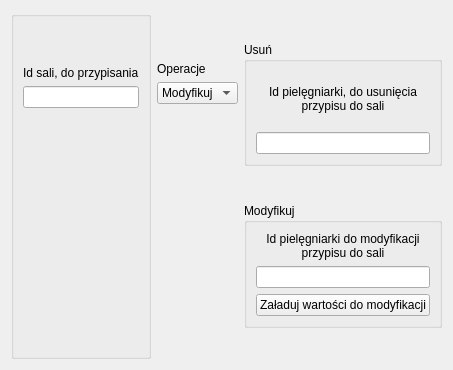
          <widget class="QWidget" name="p_assign_tab">
           <attribute name="title">
            <string>Przypisanie do sali</string>
           </attribute>
           <layout class="QGridLayout" name="gridLayout_14" columnstretch="3,1,2">
            <item row="0" column="0">
             <layout class="QVBoxLayout" name="verticalLayout_51">
              <item>
               <widget class="QGroupBox" name="p_assign_gM">
                <property name="title">
                 <string/>
                </property>
                <layout class="QVBoxLayout" name="verticalLayout_52" stretch="0,0,0,3,2">
                 <item>
                  <spacer name="verticalSpacer_80">
                   <property name="orientation">
                    <enum>Qt::Vertical</enum>
                   </property>
                   <property name="sizeHint" stdset="0">
                    <size>
                     <width>20</width>
                     <height>40</height>
                    </size>
                   </property>
                  </spacer>
                 </item>
                 <item>
                  <widget class="QLabel" name="label_92">
                   <property name="text">
                    <string>Id sali, do przypisania</string>
                   </property>
                  </widget>
                 </item>
                 <item>
                  <widget class="QLineEdit" name="p_assign_gM_idsali_edit"/>
                 </item>
                 <item>
                  <spacer name="verticalSpacer_81">
                   <property name="orientation">
                    <enum>Qt::Vertical</enum>
                   </property>
                   <property name="sizeHint" stdset="0">
                    <size>
                     <width>20</width>
                     <height>40</height>
                    </size>
                   </property>
                  </spacer>
                 </item>
                 <item>
                  <widget class="QLabel" name="p_assign_gM_notif_label">
                   <property name="text">
                    <string/>
                   </property>
                  </widget>
                 </item>
                </layout>
               </widget>
              </item>
             </layout>
            </item>
            <item row="0" column="1">
             <layout class="QVBoxLayout" name="verticalLayout_53" stretch="1,0,0,5">
              <item>
               <spacer name="verticalSpacer_24">
                <property name="orientation">
                 <enum>Qt::Vertical</enum>
                </property>
                <property name="sizeHint" stdset="0">
                 <size>
                  <width>20</width>
                  <height>40</height>
                 </size>
                </property>
               </spacer>
              </item>
              <item>
               <widget class="QLabel" name="label_35">
                <property name="text">
                 <string>Operacje</string>
                </property>
               </widget>
              </item>
              <item>
               <widget class="QComboBox" name="p_assign_oper_combo">
                <item>
                 <property name="text">
                  <string>Modyfikuj</string>
                 </property>
                </item>
                <item>
                 <property name="text">
                  <string>Usuń</string>
                 </property>
                </item>
               </widget>
              </item>
              <item>
               <spacer name="verticalSpacer_25">
                <property name="orientation">
                 <enum>Qt::Vertical</enum>
                </property>
                <property name="sizeHint" stdset="0">
                 <size>
                  <width>20</width>
                  <height>40</height>
                 </size>
                </property>
               </spacer>
              </item>
             </layout>
            </item>
            <item row="0" column="2">
             <layout class="QVBoxLayout" name="verticalLayout_54" stretch="1,4,1,4,1">
              <item>
               <spacer name="verticalSpacer_82">
                <property name="orientation">
                 <enum>Qt::Vertical</enum>
                </property>
                <property name="sizeHint" stdset="0">
                 <size>
                  <width>20</width>
                  <height>40</height>
                 </size>
                </property>
               </spacer>
              </item>
              <item>
               <widget class="QGroupBox" name="p_assign_gU">
                <property name="title">
                 <string>Usuń</string>
                </property>
                <layout class="QVBoxLayout" name="verticalLayout_55">
                 <item>
                  <widget class="QLabel" name="label_36">
                   <property name="text">
                    <string>Id pielęgniarki, do usunięcia przypisu do sali</string>
                   </property>
                   <property name="alignment">
                    <set>Qt::AlignCenter</set>
                   </property>
                   <property name="wordWrap">
                    <bool>true</bool>
                   </property>
                  </widget>
                 </item>
                 <item>
                  <widget class="QLineEdit" name="p_assign_gU_idpiel_edit"/>
                 </item>
                </layout>
               </widget>
              </item>
              <item>
               <spacer name="verticalSpacer_83">
                <property name="orientation">
                 <enum>Qt::Vertical</enum>
                </property>
                <property name="sizeHint" stdset="0">
                 <size>
                  <width>20</width>
                  <height>40</height>
                 </size>
                </property>
               </spacer>
              </item>
              <item>
               <widget class="QGroupBox" name="p_assign_gMod">
                <property name="title">
                 <string>Modyfikuj</string>
                </property>
                <layout class="QVBoxLayout" name="verticalLayout_56">
                 <item>
                  <widget class="QLabel" name="label_37">
                   <property name="text">
                    <string>Id pielęgniarki do modyfikacji przypisu do sali</string>
                   </property>
                   <property name="alignment">
                    <set>Qt::AlignCenter</set>
                   </property>
                   <property name="wordWrap">
                    <bool>true</bool>
                   </property>
                  </widget>
                 </item>
                 <item>
                  <widget class="QLineEdit" name="p_assign_gMod_idpiel_edit"/>
                 </item>
                 <item>
                  <widget class="QPushButton" name="p_assign_gMod_butt">
                   <property name="text">
                    <string>Załaduj wartości do modyfikacji</string>
                   </property>
                  </widget>
                 </item>
                </layout>
               </widget>
              </item>
              <item>
               <spacer name="verticalSpacer_84">
                <property name="orientation">
                 <enum>Qt::Vertical</enum>
                </property>
                <property name="sizeHint" stdset="0">
                 <size>
                  <width>20</width>
                  <height>40</height>
                 </size>
                </property>
               </spacer>
              </item>
             </layout>
            </item>
           </layout>
          </widget>
